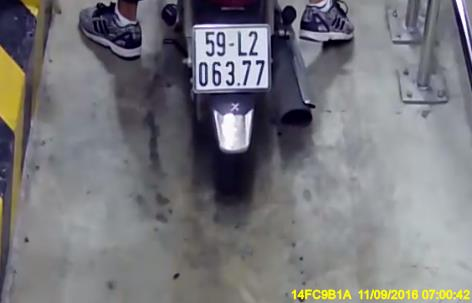
#> input picture polls/lp_extractor/data_plate/0000_05696_b.jpg, 472 x 303 px
$ python -i detection.py   (imports and definitions only)
#> lines starting #> are read from the running program, lines starting #| are printed output that depends on the picture; after the words box and inside, x2 and y2 are one past the last pixel; in counts of white or black regions, pixels touching at a corner belong together
import cv2
import imutils
import numpy as np

# Param
MAX_PLATE_SIZE = 15000
MIN_PLATE_SIZE = 300

class Detector():
    def __init__(self, max_plate_size=MAX_PLATE_SIZE, min_plate_size=MIN_PLATE_SIZE, debug=False):
        self.max_plate_size = max_plate_size
        self.min_plate_size = min_plate_size
        self.debug = debug
        self.img = None
        self.plate = None

    def setDebug(self, value):
        self.debug = value

    def isDebugging(self):
        return self.debug

    def detect(self, img_path):
        # Load image
#> called with img_path = 'data_plate/0000_05696_b.jpg'
        img = cv2.imread(img_path)
#> img is the input picture: shape (303, 472, 3); mean B, G, R 123.2, 118.6, 118.9

        # Resize image
        img = cv2.resize(img, (472, 303))
        img_save = img.copy()

        if self.debug:
            cv2.imshow("img", img)
            cv2.waitKey(0)
            cv2.destroyAllWindows()

        # Edge detection
        gray = cv2.cvtColor(img, cv2.COLOR_BGR2GRAY)  # convert to grey scale
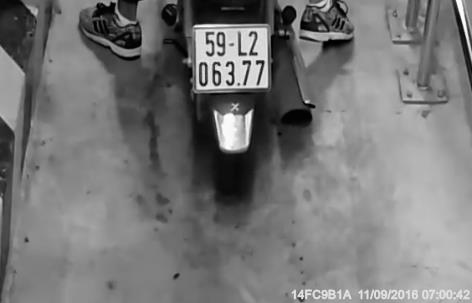
#> gray: shape (303, 472); min 1, max 254, mean 119.2
        blurred = cv2.bilateralFilter(gray, 11, 17, 17)  # Blur to reduce noise
        edged = cv2.Canny(blurred, 30, 200)  # Perform Edge detection
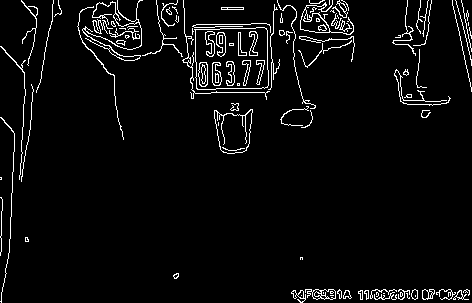
#> edged: shape (303, 472); 4.5% white in thin lines or dots

        if self.debug:
            cv2.imshow("gray", gray)
            cv2.imshow("blur", blurred)
            cv2.imshow("edged", edged)
            cv2.waitKey(0)
            cv2.destroyAllWindows()

        # find contours in the edged image, keep only the largest
        # ones, and initialize our screen contour
        cnts = cv2.findContours(edged.copy(), cv2.RETR_TREE, cv2.CHAIN_APPROX_SIMPLE)
#> cnts = 172 contours, 102 with area under 20; largest, box (x1, y1, x2, y2) and area: (194, 27, 269, 90) 4308, (195, 27, 269, 90) 4305, (214, 109, 253, 154) 1250, (214, 109, 253, 154) 1228, (300, 0, 354, 35) 450
        cnts = imutils.grab_contours(cnts)
        cnts = sorted(cnts, key=cv2.contourArea, reverse=True)
        screenCnt = None

        # loop over our contours
        for c in cnts:
            # approximate the contour
            peri = cv2.arcLength(c, True)
            approx = cv2.approxPolyDP(c, 0.05 * peri, True)

            # if our approximated contour has four points, then
            # we can assume that we have found our screen
            if len(approx) == 4 and self.max_plate_size > cv2.contourArea(c) > self.min_plate_size:
                screenCnt = approx
                break
#> this loop made 1 pass
#> (peri, screenCnt) on pass 1: (267.2, [[266, 28], [194, 29], [196, 88], [267, 87]])

        if screenCnt is None:
            return None # No plate detected

        cv2.drawContours(img, [screenCnt], -1, (0, 255, 0), 3)
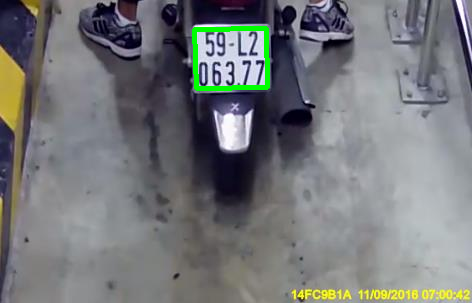
#> img: shape (303, 472, 3); 0.9% of pixels changed, all inside (x1, y1, x2, y2) = (192, 26, 270, 91)

        # Masking the part other than the number plate
        mask = np.zeros(gray.shape, np.uint8)
        new_image = cv2.drawContours(mask, [screenCnt], 0, 255, -1, )
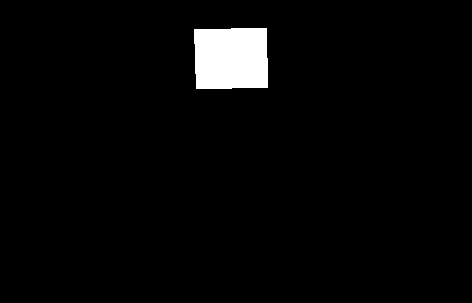
#> new_image: shape (303, 472); 3% white; 1 white region, box (x1, y1, x2, y2) and area: (194, 28, 268, 89) 4351
        new_image = cv2.bitwise_and(img, img, mask=mask)
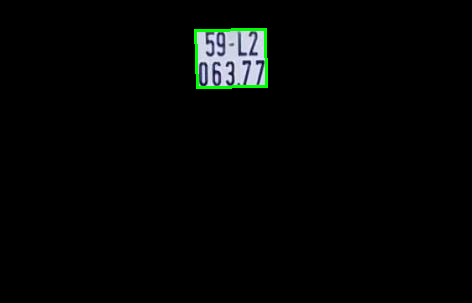
#> new_image: shape (303, 472, 3); mean B, G, R 4.9, 5.6, 4.2

        # Now crop
        (x, y) = np.where(mask == 255)
#> x = 4351 values from 28 to 88; y = 4351 values, max 267 at index 2211, min 194 at index 36, mean 230.7
        (topx, topy) = (np.min(x), np.min(y))
#> topx = 28; topy = 194
        (bottomx, bottomy) = (np.max(x), np.max(y))
#> bottomx = 88; bottomy = 267
        plate = img_save[topx:bottomx + 1, topy:bottomy + 1]
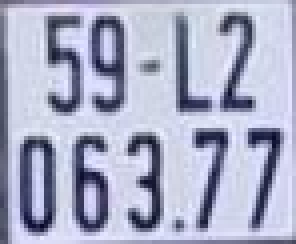
#> plate: shape (61, 74, 3) (shown 4 times larger); mean B, G, R 198.1, 173.4, 169.7

        self.img = img
        self.plate = plate

        if self.debug:
            self.show()

        return plate.copy(), (topx, topy, bottomx, bottomy)

    def show(self):
        # Display image
        if self.img is not None and self.plate is not None:
            cv2.imshow('Input image', self.img)
            cv2.imshow('License plate', self.plate)

            cv2.waitKey(0)
            cv2.destroyAllWindows()

# '../data_plate/images/train/450.jpg'

>>> result = Detector().detect('data_plate/0000_05696_b.jpg')
